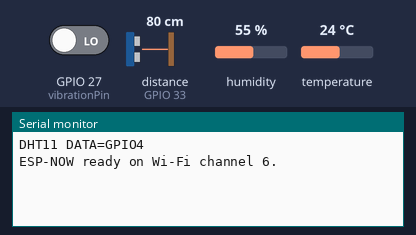
A program run on a simulated ESP32. Shown: the last lines printed to the serial monitor. Wiring (inferred from the names in the program): ultrasonic range finder: trigger GPIO 26; echo GPIO 33. The inputs (shaded band) are chosen by the test bench; at power-on: distance to the obstacle (sensor on GPIO 33) 80 cm, humidity 55 %, GPIO 27 (vibrationPin) LOW, temperature 24 °C (analog values on the 0–4095 scale). The echo pulse lasts 58.3 µs per cm.

Above: at 1.2 s.
1.3 s: distance to the obstacle (sensor on GPIO 33) set to 2 cm
At 3.6 s:
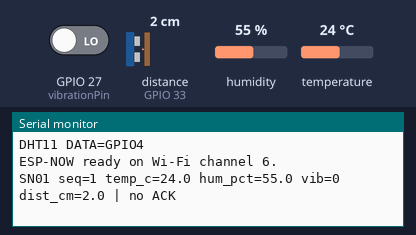
9.4 s: humidity set to 22 %
At 10.5 s:
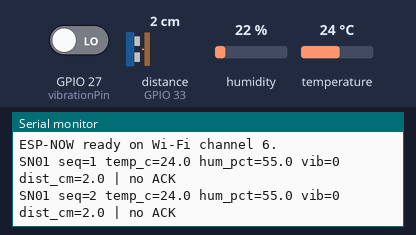
10.9 s: GPIO 27 (vibrationPin) driven HIGH
12.4 s: temperature set to 12 °C
At 13.7 s:
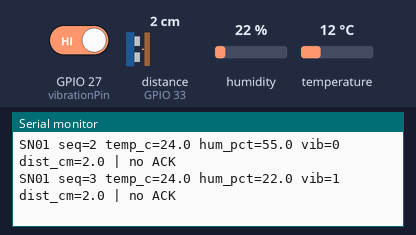

The program:

main.cpp
```cpp
#include <Arduino.h>
#include <DHT.h>
#include <WiFi.h>
#include <esp_now.h>
#include <esp_wifi.h>

#include <atomic>
#include <cstdio>
#include <cstring>

#include "messages.h"
#include "node_config.h"

namespace {

constexpr uint32_t dhtWarmupMs = 2100;
constexpr uint32_t echoTimeoutUs = 30000;
constexpr uint8_t dhtType = DHT11;
static_assert(sizeof(NodeConfig::nodeId) > 1 && sizeof(NodeConfig::nodeId) <= NODE_ID_LEN,
              "Node ID must fit in the ESP-NOW packet");

DHT dht(NodeConfig::dhtPin, dhtType);
portMUX_TYPE vibrationLock = portMUX_INITIALIZER_UNLOCKED;
volatile bool vibrationSeen = false;
uint8_t gatewayMac[6] = {};
std::atomic<uint32_t> acknowledgedSequence{0};
uint32_t sequence = 0;
uint32_t lastReadAt = 0;
uint32_t readIntervalMs = dhtWarmupMs;
bool radioReady = false;

void IRAM_ATTR markVibration() {
  portENTER_CRITICAL_ISR(&vibrationLock);
  vibrationSeen = true;
  portEXIT_CRITICAL_ISR(&vibrationLock);
}

bool takeVibration() {
  portENTER_CRITICAL(&vibrationLock);
  const bool seen = vibrationSeen;
  vibrationSeen = false;
  portEXIT_CRITICAL(&vibrationLock);
  return seen;
}

float readDistanceCm() {
  digitalWrite(NodeConfig::triggerPin, HIGH);
  delayMicroseconds(10);
  digitalWrite(NodeConfig::triggerPin, LOW);

  const unsigned long echoUs = pulseIn(NodeConfig::echoPin, HIGH, echoTimeoutUs);
  const float distanceCm = echoUs / 58.0f;
  return distanceCm >= 2.0f && distanceCm <= 400.0f ? distanceCm : -1.0f;
}

void onAck(const esp_now_recv_info_t *sender, const uint8_t *data, int length) {
  if (length != sizeof(AckMsg) ||
      std::memcmp(sender->src_addr, gatewayMac, sizeof(gatewayMac)) != 0) {
    return;
  }

  AckMsg ack;
  std::memcpy(&ack, data, sizeof(ack));
  if (ack.ver == AIRTOMIC_MSG_VER &&
      std::strncmp(ack.node_id, NodeConfig::nodeId, NODE_ID_LEN) == 0) {
    acknowledgedSequence.store(ack.seq, std::memory_order_relaxed);
  }
}

bool readGatewayMac() {
  const char *configuredMac = NodeConfig::gatewayMac;
  const uint8_t unsetMac[6] = {};
  return std::strlen(configuredMac) == 17 &&
         std::sscanf(configuredMac, "%2hhx:%2hhx:%2hhx:%2hhx:%2hhx:%2hhx",
                     &gatewayMac[0], &gatewayMac[1], &gatewayMac[2],
                     &gatewayMac[3], &gatewayMac[4], &gatewayMac[5]) == 6 &&
         (gatewayMac[0] & 1) == 0 &&
         std::memcmp(gatewayMac, unsetMac, sizeof(gatewayMac)) != 0;
}

bool startRadio() {
  if (NodeConfig::gatewayMac[0] == '\0' || NodeConfig::wifiChannel == 0) {
    Serial.println("ESP-NOW is disabled until the gateway MAC and Wi-Fi channel are set.");
    return false;
  }
  if (!readGatewayMac()) {
    Serial.println("Set the gateway STA MAC in AA:BB:CC:DD:EE:FF format.");
    return false;
  }
  if (!WiFi.mode(WIFI_STA)) {
    Serial.println("Cannot start Wi-Fi in station mode.");
    return false;
  }

  esp_err_t result = esp_wifi_set_channel(NodeConfig::wifiChannel, WIFI_SECOND_CHAN_NONE);
  if (result != ESP_OK) {
    Serial.printf("Cannot set the Wi-Fi channel (%s).\n", esp_err_to_name(result));
    return false;
  }

  result = esp_now_init();
  if (result != ESP_OK) {
    Serial.printf("Cannot start ESP-NOW (%s).\n", esp_err_to_name(result));
    return false;
  }

  esp_now_peer_info_t peer = {};
  std::memcpy(peer.peer_addr, gatewayMac, sizeof(gatewayMac));
  peer.ifidx = WIFI_IF_STA;
  peer.channel = NodeConfig::wifiChannel;
  result = esp_now_add_peer(&peer);
  if (result == ESP_OK) {
    result = esp_now_register_recv_cb(onAck);
  }
  if (result != ESP_OK) {
    Serial.printf("Cannot configure the ESP-NOW link (%s).\n", esp_err_to_name(result));
    esp_now_deinit();
    return false;
  }

  Serial.printf("ESP-NOW ready on Wi-Fi channel %u.\n", NodeConfig::wifiChannel);
  return true;
}

bool sendWithRetry(const NodeMsg &reading) {
  acknowledgedSequence.store(reading.seq - 1, std::memory_order_relaxed);
  for (int attempt = 0; attempt <= MAX_RETRIES; ++attempt) {
    if (acknowledgedSequence.load(std::memory_order_relaxed) == reading.seq) {
      return true;
    }

    const esp_err_t result = esp_now_send(
        gatewayMac, reinterpret_cast<const uint8_t *>(&reading), sizeof(reading));
    if (result != ESP_OK) {
      Serial.printf("ESP-NOW send attempt %d failed (%s).\n", attempt + 1,
                    esp_err_to_name(result));
    }

    const uint32_t attemptStartedAt = millis();
    while (millis() - attemptStartedAt < ACK_TIMEOUT_MS) {
      if (acknowledgedSequence.load(std::memory_order_relaxed) == reading.seq) {
        return true;
      }
      delay(1);
    }
  }
  return acknowledgedSequence.load(std::memory_order_relaxed) == reading.seq;
}

}  // namespace

void setup() {
  Serial.begin(115200);
  dht.begin();
  Serial.printf("DHT%u DATA=GPIO%u\n", dhtType, NodeConfig::dhtPin);
  pinMode(NodeConfig::triggerPin, OUTPUT);
  digitalWrite(NodeConfig::triggerPin, LOW);
  pinMode(NodeConfig::echoPin, INPUT);
  pinMode(NodeConfig::vibrationPin, INPUT);
  attachInterrupt(digitalPinToInterrupt(NodeConfig::vibrationPin), markVibration,
                  NodeConfig::vibrationEdge);

  lastReadAt = millis();
  radioReady = startRadio();
}

void loop() {
  const uint32_t now = millis();
  if (now - lastReadAt < readIntervalMs) {
    delay(5);
    return;
  }
  lastReadAt = now;
  readIntervalMs = NODE_PERIOD_MS;

  NodeMsg reading = {};
  reading.ver = AIRTOMIC_MSG_VER;
  std::memcpy(reading.node_id, NodeConfig::nodeId, sizeof(NodeConfig::nodeId));
  reading.seq = ++sequence;
  const int dhtIdleLevel = digitalRead(NodeConfig::dhtPin);
  reading.temp = dht.readTemperature();
  reading.hum = dht.readHumidity();
  if (isnan(reading.temp) || isnan(reading.hum)) {
    Serial.printf("DHT%u read failed on GPIO%u (DATA idle=%s)\n", dhtType,
                  NodeConfig::dhtPin, dhtIdleLevel == HIGH ? "HIGH" : "LOW");
  }
  reading.dist = readDistanceCm();
  reading.vib = takeVibration();

  const char *status = "serial only";
  if (radioReady) {
    status = sendWithRetry(reading) ? "ACK" : "no ACK";
  }
  Serial.printf("%s seq=%lu temp_c=%.1f hum_pct=%.1f vib=%u dist_cm=%.1f | %s\n",
                reading.node_id, static_cast<unsigned long>(reading.seq), reading.temp,
                reading.hum, reading.vib, reading.dist, status);
}
```

messages.h
```cpp
// Airtomic: sensor node <-> gateway message format over ESP-NOW.
// THE CONTRACT: copy this file unchanged into both sketches (firmware/node/ and firmware/gateway/).
// If you change it, bump AIRTOMIC_MSG_VER and update both boards; the gateway drops other versions.
#pragma once
#include <stdint.h>

#define AIRTOMIC_MSG_VER 1
#define NODE_ID_LEN 8

// Node -> gateway, one per reading.
typedef struct __attribute__((packed)) {
  uint8_t ver;                   // = AIRTOMIC_MSG_VER
  char node_id[NODE_ID_LEN];     // "SN01" (NUL-terminated); simulated nodes use "SN02", "SN03"
  uint32_t seq;                  // +1 for each NEW reading; a retry resends the SAME seq
  float temp;                    // °C from DHT22, NAN if the read failed
  float hum;                     // %RH from DHT22, NAN if the read failed
  uint8_t vib;                   // SW-420: 1 if vibration was seen since the previous reading, else 0
  float dist;                    // cm from HC-SR04, -1 if no echo
} NodeMsg;

// Gateway -> node, sent back for every NodeMsg received (including duplicates).
typedef struct __attribute__((packed)) {
  uint8_t ver;                   // = AIRTOMIC_MSG_VER
  char node_id[NODE_ID_LEN];     // copied from the NodeMsg
  uint32_t seq;                  // the seq being acknowledged
} AckMsg;

static_assert(sizeof(NodeMsg) == 26, "NodeMsg layout changed: bump AIRTOMIC_MSG_VER and update both boards");
static_assert(sizeof(AckMsg) == 13, "AckMsg layout changed: bump AIRTOMIC_MSG_VER and update both boards");

// Protocol rules (E4 reliable communication):
//  - Node sends a NodeMsg every NODE_PERIOD_MS, unicast to the gateway's MAC (printed by the gateway at boot).
//  - After sending, wait up to ACK_TIMEOUT_MS for an AckMsg with the same node_id and seq.
//    No ACK -> resend the same message, up to MAX_RETRIES times, then give up on that reading.
//  - The gateway ACKs everything and drops duplicates by remembering the last seq per node_id.
//  - Channel: ESP-NOW must use the Wi-Fi channel of the gateway's router/hotspot. At boot the node scans
//    for that SSID, takes its channel, and rescans if several readings in a row get no ACK.
#define NODE_PERIOD_MS 5000
#define ACK_TIMEOUT_MS 200
#define MAX_RETRIES 3
```

local_sensors.cpp
```cpp
#include "local_sensors.h"

#include <Arduino.h>
#include <esp_timer.h>

namespace {

constexpr uint8_t kLdrPin = 34;  // ADC1 works while Wi-Fi is active.
constexpr uint8_t kPirPin = 32;
constexpr int64_t kPirWarmupUs = 60LL * 1000 * 1000;

int64_t pirReadyAtUs;
portMUX_TYPE pirMux = portMUX_INITIALIZER_UNLOCKED;
bool pirMotionLatched = false;

void IRAM_ATTR onPirRising() {
  if (esp_timer_get_time() >= pirReadyAtUs) {
    portENTER_CRITICAL_ISR(&pirMux);
    pirMotionLatched = true;
    portEXIT_CRITICAL_ISR(&pirMux);
  }
}

}  // namespace

void beginLocalSensors() {
  pinMode(kLdrPin, INPUT);
  analogReadResolution(12);
  analogSetPinAttenuation(kLdrPin, ADC_11db);

  pinMode(kPirPin, INPUT);
  pirReadyAtUs = esp_timer_get_time() + kPirWarmupUs;
  attachInterrupt(kPirPin, onPirRising, RISING);
}

LocalReadings readLocalSensors() {
  LocalReadings readings{analogRead(kLdrPin), -1};
  if (esp_timer_get_time() < pirReadyAtUs) {
    return readings;
  }

  portENTER_CRITICAL(&pirMux);
  const bool detected = pirMotionLatched;
  pirMotionLatched = false;
  portEXIT_CRITICAL(&pirMux);

  readings.pir = (detected || digitalRead(kPirPin) == HIGH) ? 1 : 0;
  return readings;
}
```

local_sensors.h
```cpp
#pragma once

struct LocalReadings {
  int lightRaw;  // ESP32 ADC reading, 0 to 4095.
  int pir;       // -1 during warm-up, 0 idle, 1 motion.
};

void beginLocalSensors();
LocalReadings readLocalSensors();
```

gateway_sensor_test.cpp
```cpp
#include <Arduino.h>

#include "gateway/local_sensors.h"

void setup() {
  Serial.begin(115200);
  beginLocalSensors();
  Serial.println("Gateway sensor test (PIR=-1 during warm-up)");
}

void loop() {
  const LocalReadings readings = readLocalSensors();
  Serial.printf("LDR=%d PIR=%d\n", readings.lightRaw, readings.pir);
  delay(1000);
}
```

node_config.h
```cpp
#pragma once

#include <Arduino.h>

namespace NodeConfig {

constexpr char nodeId[] = "SN01";

// Leave unset to read the sensors over Serial while setting up the gateway.
constexpr char gatewayMac[] = "6C:C8:40:93:8A:A8";
constexpr uint8_t wifiChannel = 6;

constexpr uint8_t dhtPin = 4;
constexpr uint8_t vibrationPin = 27;
constexpr uint8_t triggerPin = 26;
constexpr uint8_t echoPin = 33;

// Either transition marks activity, regardless of the module's output polarity.
constexpr int vibrationEdge = CHANGE;

}  // namespace NodeConfig
```

Measured:
- after the input at 1.3 s, the serial monitor: prints a new line after 1.6 s (image 1)
